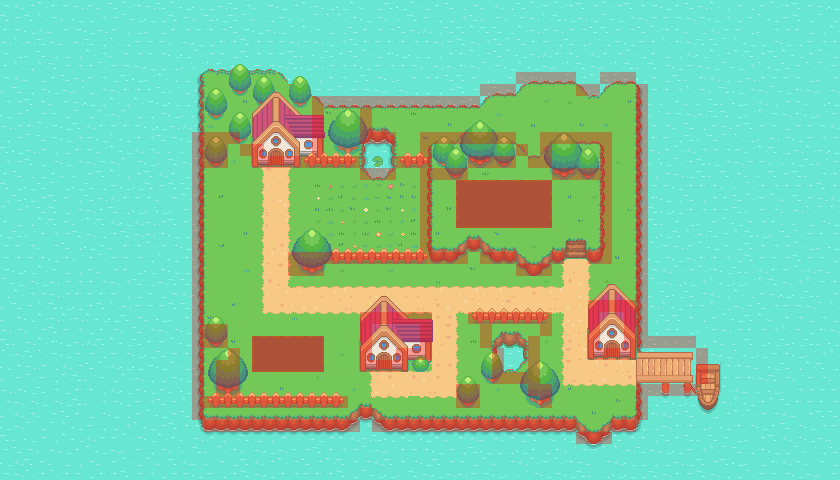

A 2D game scene composited from a Tiled map and its tileset images. What follows is a short description and the map's XML, with each tile layer's data collapsed to a summary:
An orthogonal 70x40 tile map with 12x12 px tiles, 18 tile layers (Water, Island, Pond Water, Paths, ...), 2 tilesets.

<map version="1.9" tiledversion="1.9.2" orientation="orthogonal" renderorder="right-down" width="70" height="40" tilewidth="12" tileheight="12" infinite="0" nextlayerid="21" nextobjectid="1">
 <editorsettings>
  <export target="../../Downloads/oregonCity1.json" format="json" />
 </editorsettings>
 <tileset firstgid="1" source="Pokemon Style Game.tsx" />
 <tileset firstgid="1025" source="Collision Tileset.tsx" />
 <layer id="1" name="Water" width="70" height="40">
  <data>[2800 cells, 2800 non-empty, 9 distinct tile ids]</data>
 </layer>
 <layer id="2" name="Island" width="70" height="40">
  <data>[2800 cells, 1149 non-empty, 76 distinct tile ids]</data>
 </layer>
 <layer id="12" name="Pond Water" width="70" height="40">
  <data>[2800 cells, 18 non-empty, 7 distinct tile ids]</data>
 </layer>
 <layer id="9" name="Paths" width="70" height="40">
  <data>[2800 cells, 232 non-empty, 19 distinct tile ids]</data>
 </layer>
 <layer id="11" name="Pond" width="70" height="40">
  <data>[2800 cells, 58 non-empty, 55 distinct tile ids]</data>
 </layer>
 <layer id="5" name="Plateau" width="70" height="40">
  <data>[2800 cells, 167 non-empty, 97 distinct tile ids]</data>
 </layer>
 <layer id="10" name="Battle Patch" width="70" height="40">
  <data>[2800 cells, 98 non-empty, 33 distinct tile ids]</data>
 </layer>
 <layer id="15" name="Garden" width="70" height="40">
  <data>[2800 cells, 61 non-empty, 29 distinct tile ids]</data>
 </layer>
 <layer id="16" name="Grass" width="70" height="40">
  <data>[2800 cells, 56 non-empty, 27 distinct tile ids]</data>
 </layer>
 <layer id="14" name="Dock" width="70" height="40">
  <data>[2800 cells, 56 non-empty, 56 distinct tile ids]</data>
 </layer>
 <layer id="8" name="Trees" width="70" height="40">
  <data>[2800 cells, 181 non-empty, 34 distinct tile ids]</data>
 </layer>
 <layer id="6" name="House" width="70" height="40">
  <data>[2800 cells, 219 non-empty, 120 distinct tile ids]</data>
 </layer>
 <layer id="13" name="Fence" width="70" height="40">
  <data>[2800 cells, 98 non-empty, 12 distinct tile ids]</data>
 </layer>
 <layer id="7" name="Trees (in-front-house)" width="70" height="40">
  <data>[2800 cells, 111 non-empty, 38 distinct tile ids]</data>
 </layer>
 <layer id="17" name="Trees (in-front-plateau)" width="70" height="40">
  <data>[2800 cells, 4 non-empty, 2 distinct tile ids]</data>
 </layer>
 <layer id="19" name="Foreground Objects" width="70" height="40">
  <data>[2800 cells, 82 non-empty, 29 distinct tile ids]</data>
 </layer>
 <layer id="18" name="Collisions" width="70" height="40" opacity="0.32">
  <data>[2800 cells, 311 non-empty, 1 distinct tile ids]</data>
 </layer>
 <layer id="20" name="Battle Zones" width="70" height="40" opacity="0.54">
  <data>[2800 cells, 50 non-empty, 1 distinct tile ids]</data>
 </layer>
</map>
